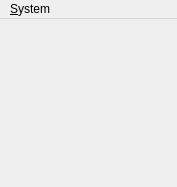
<?xml version="1.0" encoding="UTF-8"?>
<ui version="4.0">
 <class>wndMain</class>
 <widget class="QMainWindow" name="wndMain">
  <property name="geometry">
   <rect>
    <x>0</x>
    <y>0</y>
    <width>177</width>
    <height>187</height>
   </rect>
  </property>
  <property name="windowTitle">
   <string>W.A.T.T.A.</string>
  </property>
  <widget class="QWidget" name="centralwidget">
   <layout class="QVBoxLayout" name="verticalLayout"/>
  </widget>
  <widget class="QMenuBar" name="menubar">
   <property name="geometry">
    <rect>
     <x>0</x>
     <y>0</y>
     <width>177</width>
     <height>23</height>
    </rect>
   </property>
   <widget class="QMenu" name="menu_System">
    <property name="title">
     <string>&amp;System</string>
    </property>
    <addaction name="action_Preferences"/>
    <addaction name="action_Logs"/>
    <addaction name="separator"/>
    <addaction name="actionE_xit"/>
   </widget>
   <addaction name="menu_System"/>
  </widget>
  <action name="actionE_xit">
   <property name="text">
    <string>E&amp;xit</string>
   </property>
  </action>
  <action name="action_Preferences">
   <property name="text">
    <string>&amp;Preferences ...</string>
   </property>
  </action>
  <action name="action_Logs">
   <property name="text">
    <string>&amp;Logs ...</string>
   </property>
  </action>
 </widget>
 <resources/>
 <connections>
  <connection>
   <sender>actionE_xit</sender>
   <signal>triggered()</signal>
   <receiver>wndMain</receiver>
   <slot>close()</slot>
   <hints>
    <hint type="sourcelabel">
     <x>-1</x>
     <y>-1</y>
    </hint>
    <hint type="destinationlabel">
     <x>317</x>
     <y>269</y>
    </hint>
   </hints>
  </connection>
 </connections>
</ui>
